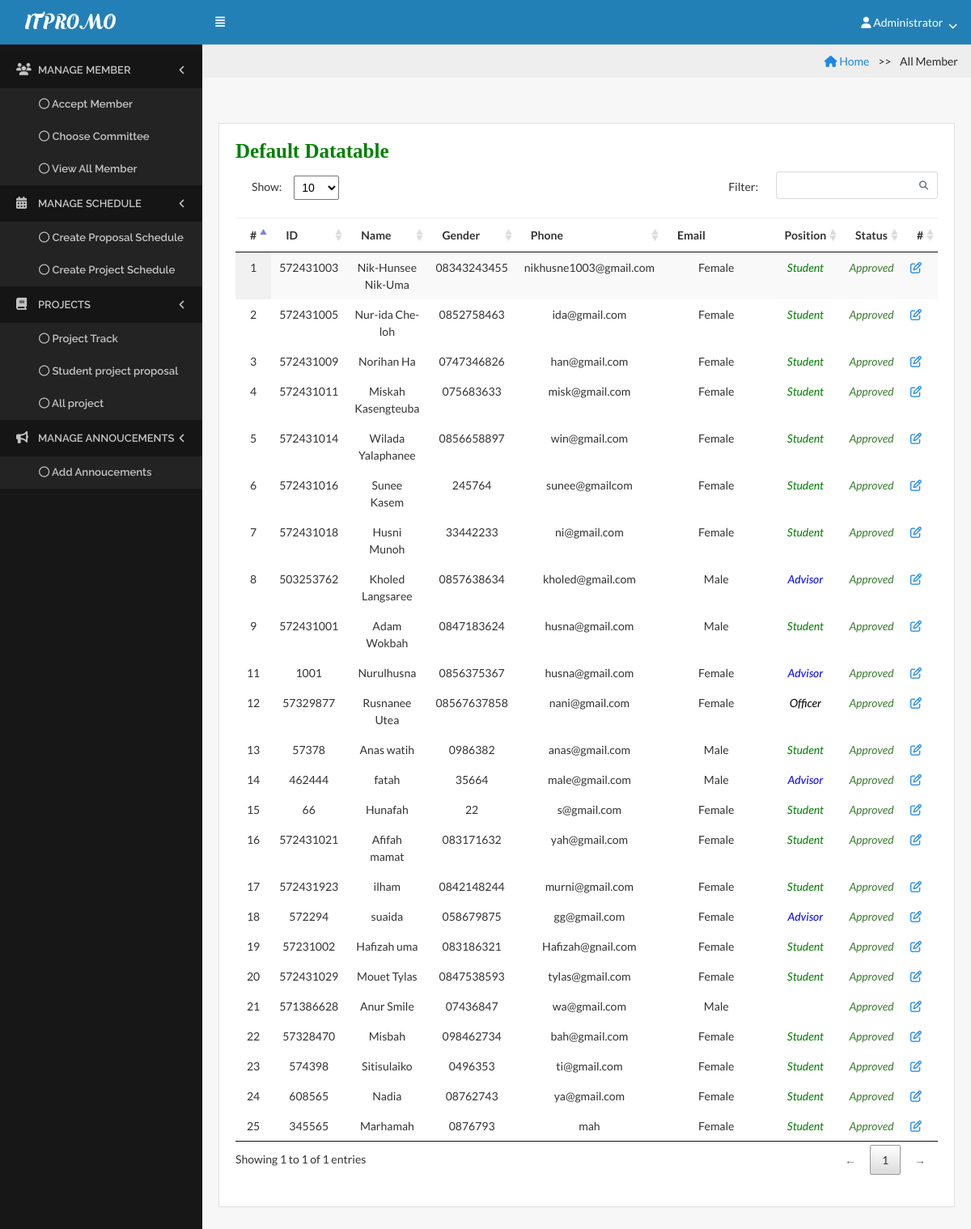
The app's page /index.php?page=all_member (signed in), older data.
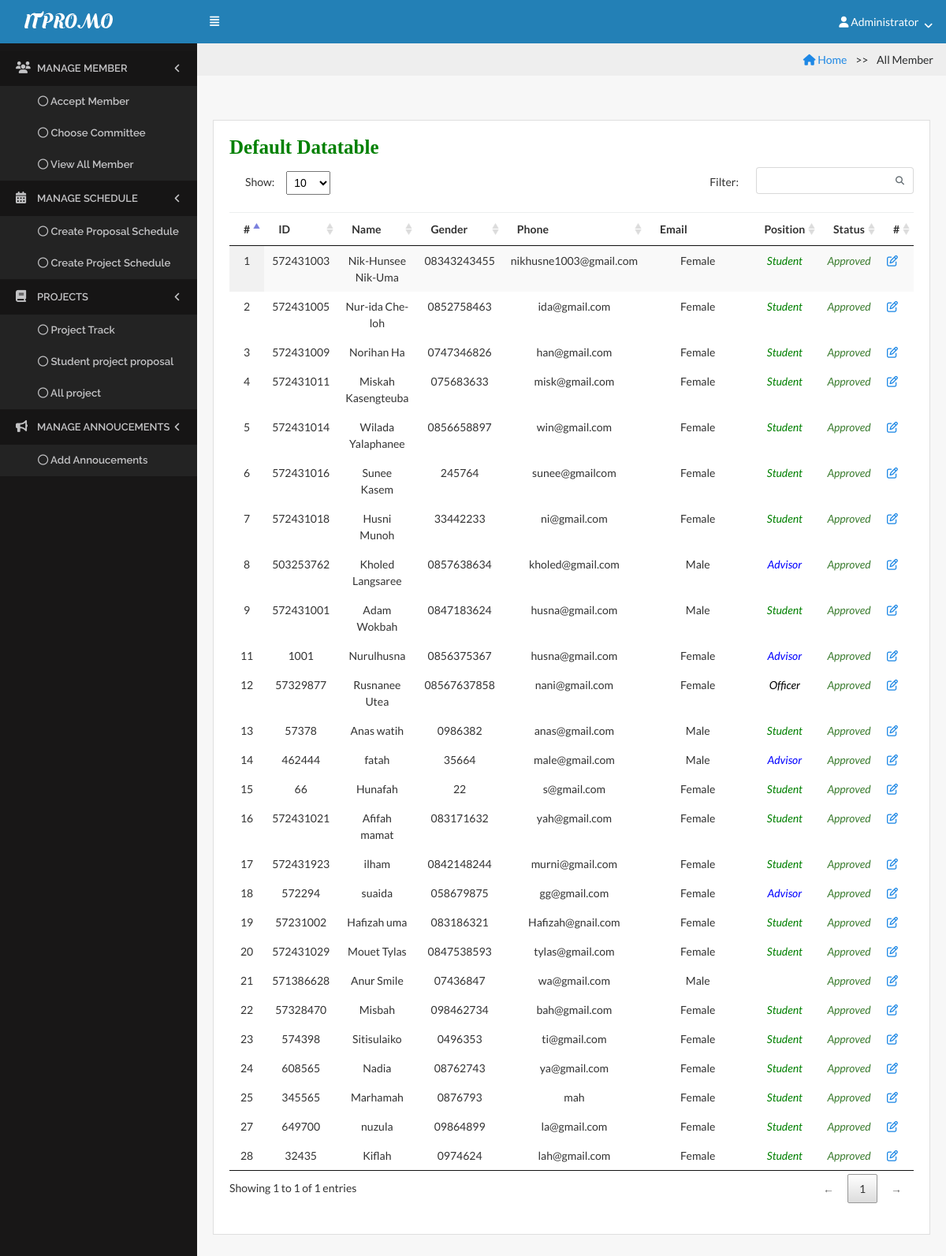
The same page, newer data.
### tables this page shows
CREATE TABLE `member` (
  `member_id` int(11) NOT NULL,
  `member_idcard` int(30) NOT NULL,
  `member_username` varchar(255) NOT NULL,
  `member_fullname` varchar(255) NOT NULL,
  `member_password` varchar(255) NOT NULL,
  `member_pos` enum('1','2','3','4') NOT NULL COMMENT '1=Advisor, 2=Committee, 3=Student, 4=Officer',
  `member_phone` varchar(255) NOT NULL,
  `member_email` varchar(255) NOT NULL,
  `member_gender` enum('m','f') NOT NULL COMMENT 'm=Male, f=female',
  `admin_id` int(20) NOT NULL COMMENT 'Foreign Key to tb_admin',
  `group_id` int(20) DEFAULT NULL
);

### admin/all_member.php (the view, shortened to what this page needs)
 <!DOCTYPE html>
 <html>
 <head>
 <ul class="breadcrumb">
 <li><a href="index.php"><i class="fa fa-home"></i> Home</a></li>
  <li class="active">All Member</li>
</ul>
                <div class="content">
                     <div class="row">
                        <div class="col-lg-12">
                            <div class="card">
                                <div class="card-block">
                                    <h6 class="card-title text-bold">Default Datatable</h6>
     <?php
 $strSQL = "SELECT * FROM member  ";
?>
   <table class="display datatable table table-stripped" cellspacing="0" width="100%">
          <thead>
             <tr>
                      <th>#</th>
                      <th>ID</th>
                      <th>Name</th>
                      <th>Gender</th>
                      <th>Phone</th>
                      <th>Email</th>
                      <th>Position</th>
                      <th>Status</th>
                      <th>#</th>
                 </tr>
               </thead>
       <?php
     if($result = $db->query($strSQL)){
             while($objResult = $result->fetch_object()){
            ?>
           <tbody>
            <tr>
                    <td class="text-center"><?php echo $objResult->member_id; ?></td>
                    <td class="text-center"><?php echo $objResult->member_idcard; ?></td>
                    <td class="text-center"><?php echo $objResult->member_fullname; ?></td>
                    <td class="text-center"><?php echo $objResult->member_phone; ?></td>
                    <td class="text-center"><?php echo $objResult->member_email; ?></td>
                    <td class="text-center"><?php echo gender($objResult->member_gender); ?></td>
                    <td class="text-center"><?php echo position($objResult->member_pos); ?></td>
                    <td class="text-center"><?php echo status($objResult->admin_id); ?></td>
                   <td><a href="?page=edit_member&id=<?php echo $objResult->member_id;?>"><i class="fa fa-edit" title="Edit"></i></a></td>
           </tr>
                <?php
                 }
               }
                   ?>
                                    </table>
                                </div>
                            </div>
                        </div>
                    </div>
                </div>
</body>
</html>

### index.php (shortened to what this page needs)
<?php
include('menu/function.php');
?>
<!DOCTYPE HTML>
<html>
<head>
    <link rel="stylesheet" href="assets/css/bootstrap.css">
    <link rel="stylesheet" href="assets/css/core.css">
    <link rel="stylesheet" href="assets/css/components.css">
    <link rel="stylesheet" href="assets/icons/fontawesome/styles.min.css">
    <link rel="stylesheet" href="lib/css/chartist.min.css">
    <link rel="stylesheet" href="lib/css/jquery.dataTables.min.css">
</head>
<body>
    <nav class="navbar navbar-toggleable-md">
        <a class="navbar-brand logo" href="?page=homepage">
            <img src="assets/img/lo.png" alt="ITPromo">
        </a>
        <div class="collapse navbar-collapse" id="navbarNav">
            <button class="sidebar-toggle btn btn-flat" id="toggle-sidebar-desktop">
                <span>
                    <i class="fa fa-align-justify"></i>
                </span>
            </button>
         <ul class="navbar-nav ml-auto">
                <li class="nav-item dropdown">
         <?php if(isset($_SESSION['id'])):  ?>
                       <a class="nav-link dropdown-toggle dropdown-has-after" href="http://example.com" id="navbarDropdownMenuLink" data-toggle="dropdown" aria-haspopup="true"
                        aria-expanded="false">
                         <i class="fa fa-user"></i>  <?php echo $_SESSION['name']; ?></span>
                    </a>
                </li>
                  <?php endif; ?>
              </ul>
          </div>
    </nav>
    <div class="page-container">
        <div class="page-content">
            <div id="sidebar-main" class="sidebar sidebar-default">
    <div class="sidebar-content">
        <ul class="navigation">
              <?php if(isset($_SESSION['id'])): ?>
                <?php include('menu/menu.php'); ?>
              <?php endif; ?>
            </ul>
            </div>
        </div>
            <div class="content-wrapper">
     <?php include('page_link.php'); ?>
</body>
</html>

### menu/menu.php (shortened to what this page needs)
<?php
$user_rank = '';
if(isset($_SESSION['rank'])){
  $user_rank = $_SESSION['rank'];
}
if($user_rank == "admin"):
?>
<li class="active treeview">
  <a href="#">
    <i class="fa fa-users"></i> <span>Manage Member</span>
  </a>
  <ul class="treeview-menu">
    <li>
      <a href="?page=accept_member">
        <i class="fa fa-circle-o"></i> <span>Accept Member</span>
      </a>
    </li>
    <li>
      <a href="?page=choose_committee">
        <i class="fa fa-circle-o"></i> <span>Choose Committee</span>
      </a>
    </li>
    <li>
      <a href="?page=all_member">
        <i class="fa fa-circle-o"></i> <span>View All Member</span>
      </a>
    </li>
  </ul>
</li>
<li class="active treeview">
  <a href="#">
    <i class="fa fa-calendar"></i> <span>Manage Schedule</span>
  </a>
  <ul class="treeview-menu">
    <li>
      <a href="?page=add_schedule_proposal">
        <i class="fa fa-circle-o"></i> <span>Create Proposal Schedule</span>
      </a>
    </li>
    <li>
      <a href="?page=add_schedule_project">
        <i class="fa fa-circle-o"></i> <span>Create Project Schedule</span>
      </a>
    </li>
  </ul>
</li>
<li class="active treeview">
  <a href="#">
    <i class="fa fa-book"></i> <span>Projects</span>
  </a>
  <ul class="treeview-menu">
    <li>
      <a href="?page=view_studentstatus">
        <i class="fa fa-circle-o"></i> Project Track
      </a>
    </li>
    <li>
      <a href="?page=add_proposal">
        <i class="fa fa-circle-o"></i>  Student project proposal
      </a>
    </li>
    <li>
      <a href="?page=proposal_project">
        <i class="fa fa-circle-o"></i>  All project</a>
    </li>
  </ul>
</li>
<li class="active treeview">
  <a href="#">
    <i class="fa fa-bullhorn"></i> <span>Manage Annoucements</span>
  </a>
  <ul class="treeview-menu">
    <li>
      <a href="?page=add_announcement">
        <i class="fa fa-circle-o"></i> <span>Add Annoucements</span></a>
    </li>
  </ul>
</li>
<?php endif; ?>

### page_link.php (shortened to what this page needs)
<?php
$page = null;
if(isset($_GET['page'])){
	$page = $_GET['page'];
}
switch ($page) {
	case 'all_member':
		include('admin/all_member.php');
		break;
}
?>

### menu/function.php (shortened to what this page needs)
<?php
function gender($gender){
	if($gender == "m"){
		return "Male";
	}else{
		return "Female";
	}
}
function position($position){
	if($position == "1"){
		return "<font color='blue'><i>Advisor</i></font>";
	}else if($position == "2"){
	return "<font color='yellow'><i>Committee</i></font>";
	}else if($position == "3"){
			return "<font color='green'><i>Student</i></font>";
	}
else if($position == "4"){
			return "<font color='black'><i>Officer</i></font>";
	}
}
function status($status){
	if($status != "0"){
		return "<span class='text-success'><i>Approved</i></span>";
	}else{
		return "<span class='text-danger'><i>Not Approved</i></span>";
	}
}
?>

### assets/css/core.css (style rules this page uses)
.btn { position: relative; margin: 2px; font-weight: bold; position: relative; font-size: 0.8rem; margin: 2px; font-weight: 600; font-family: 'Raleway', sans-serif; }
body, input, textarea, button { font-family: "Lato", sans-serif; }
.navbar { margin-bottom: 0; border-width: 1px 0; padding: 0; background-color: #2380B6; color: #fff; }
@media (min-width: 992px) { .navbar { padding-right: 20px; } }
.navbar > .navbar-brand { display: block; float: left; height: 50px; line-height: 36px; padding-left: 20px; min-width: 250px; margin-right: 0; }
.navbar > .navbar-brand > img { height: 20px; width: auto; }
.navbar .nav-link { color: #fff; padding: 1.2em 1em; font-size: 0.875rem; }
.navbar .navbar-nav .nav-item { font-weight: 600; font-family: "Raleway", sans-serif; }
.navbar > .navbar-brand > img { height: auto; width: auto; }
.dropdown-toggle { font-style: normal; font-weight: normal; text-align: center; }
.dropdown-toggle:after { content: '\f107'; font-family: 'FontAwesome'; display: inline-block; font-size: 13px; line-height: 1; -webkit-font-smoothing: antialiased; -moz-osx-font-smoothing: grayscale; border: none; width: 0; height: 0; margin-left: 0.3em; vertical-align: middle; margin-top: -7px; }
.card { margin-bottom: 20px; margin-top: 20px; color: #333; border-radius: 0; }

### assets/css/components.css (style rules this page uses)
html, body { width: 100%; height: 100%; }
body { font-family: "Lato", sans-serif; font-size: 0.875rem !important; background-color: #f7f7f7; }
.page-container { position: relative; }
@media (min-width: 768px) { .page-container { display: table; table-layout: fixed; height: 100%; width: 100%; } }
@media (min-width: 768px) { .page-content { display: table-row; } }
.content { padding: 20px 20px; }
.content:after { content: ''; display: table; clear: both; }
.content-wrapper { padding-bottom: 1.33333; width: 100%; }
@media (min-width: 768px) { .content-wrapper { display: table-cell; vertical-align: top; } }
.sidebar { font-family: 'Raleway', sans-serif; font-size: 0.35rem; font-weight: 600; position: relative; background-color: #181717; color: #c3c3c5; }
@media (min-width: 768px) { .sidebar { display: table-cell; vertical-align: top; width: 250px; } }
.sidebar-default { z-index: 99; }
.sidebar .navigation { margin: 0; padding: 10px 0; list-style: none; position: relative; }
.sidebar .navigation > li { position: relative; }
.sidebar .navigation > li + li { margin-top: 1px; }
.sidebar .navigation > li.active { background-color: rgba(0, 0, 0, 0.1); }
.sidebar .navigation > li > a { display: block; color: #c3c3c5; font-size: 13px; text-transform: uppercase; }
.sidebar .navigation > li > a > i { float: left; top: 11px; position: absolute; margin-top: 2px; margin-right: 15px; font-size: 15px; }
.sidebar .navigation > li > a > span { margin-left: 27px; }
.sidebar .navigation > li > .has-ul { position: relative; padding-right: 33px; }
.sidebar .navigation > li > .has-ul:after { content: "\f107"; display: inline-block; font: normal normal normal 14px/1 FontAwesome; text-rendering: auto; -webkit-font-smoothing: antialiased; -moz-osx-font-smoothing: grayscale; font-size: 13px; display: block; position: absolute; top: 50%; margin-top: -6.5px; right: 20px; line-height: 1; -webkit-transform: rotate(0deg); -ms-transform: rotate(0deg); -o-transform: rotate(0deg); transform: rotate(0deg); transition: -webkit-transform 0.2s ease-in-out; }
.sidebar .navigation > li.active > .has-ul:after { -webkit-transform: rotate(90deg); -ms-transform: rotate(90deg); -o-transform: rotate(90deg); transform: rotate(90deg); }
.sidebar .navigation > li a { padding: 12px 20px; min-height: 44px; }
.sidebar .navigation > li ul { list-style: none; margin: 0; padding: 0; background-color: fade(#000, 15%); }
.sidebar .navigation > li ul li { background-color: #232323; position: relative; }
.sidebar .navigation > li ul li > a { padding: 10px 20px 10px 48px; min-height: 40px; font-size: 0.8256rem; color: #c3c3c5; display: block; }
.sidebar-toggle { background-color: inherit; color: #fff; font-size: 0.875rem; margin: 0; padding: 15px 15px; outline: 0; }
.text-bold { font-weight: 800; }
.text-center { text-align: center; }
table.dataTable thead th, table.dataTable thead td { border-bottom: 1px solid #eeeeef; }
table.dataTable thead .sorting { background-image: url("../../lib/img/sort_both.png"); }
table.dataTable thead .sorting_asc { background-image: url("../../lib/img/sort_asc.png"); }

Row changes from the older to the newer data that the page shows:
added member: member_id "27", member_idcard "649700", member_fullname "nuzula", member_phone "09864899", member_email "la@gmail.com", member_gender "Female", member_pos "Student", shows "Approved"
added member: member_id "28", member_idcard "32435", member_fullname "Kiflah", member_phone "0974624", member_email "lah@gmail.com", member_gender "Female", member_pos "Student", shows "Approved"
